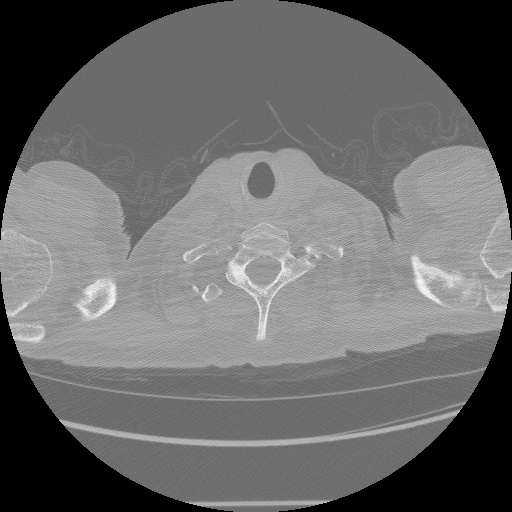
#> input picture sample-dataset/ID00007637202177411956430_0.jpg, 512 x 512 px; its folder holds 5 pictures in this run
$ jupyter execute 'Slice Preprocessing.ipynb'
#> lines starting #> are read from the running program, lines starting #| are printed output that depends on the picture
## Import Libraries

[cell 1]
import os
import re
import cv2
import numpy as np
import pandas as pd

import seaborn as sns
import matplotlib.pyplot as plt

## Slice Image Acquisition & Preprocessing

[cell 2]
def readSortedSlices(path):

    slices = []
    for s in os.listdir(path):
        slices.append(path + '/' + s)

    slices.sort(key = lambda s: int(s[s.find('_') + 1 : s.find('.')]))

    ID = slices[0][slices[0].find('/') + 1 : slices[0].find('_')]
    print('CT scan of Patient %s consists of %d slices.' % (ID, len(slices)))

    return (slices, ID)

[cell 3]
slices, PatientID = readSortedSlices('sample-dataset')

[cell 4]
def readImg(path):
    img = cv2.imread(path)
#> img is the input picture: shape (512, 512, 3); min 0, max 255, mean 104.9
    return cv2.cvtColor(img, cv2.COLOR_RGB2GRAY)

def getSliceImages(slices):

    return list(map(readImg, slices))
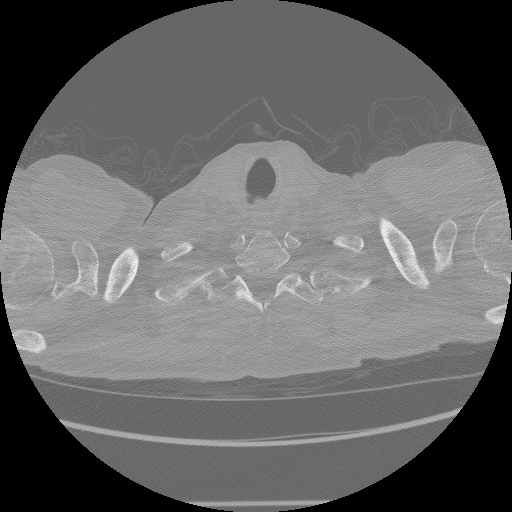
#> input picture sample-dataset/ID00007637202177411956430_1.jpg, 512 x 512 px
#> in readImg, img is the input picture: shape (512, 512, 3); min 0, max 255, mean 102.8
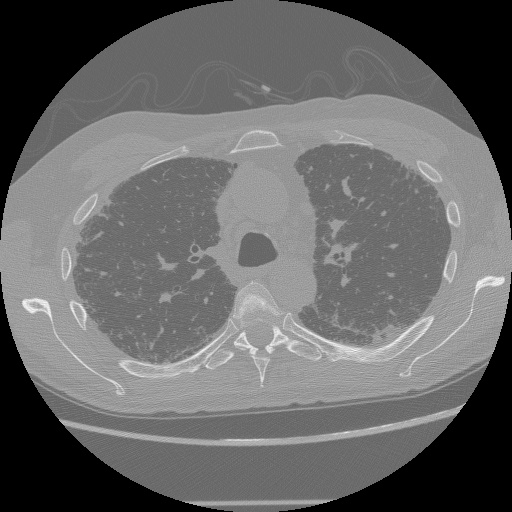
#> input picture sample-dataset/ID00007637202177411956430_10.jpg, 512 x 512 px
#> in readImg, img is the input picture: shape (512, 512, 3); min 0, max 255, mean 103.5
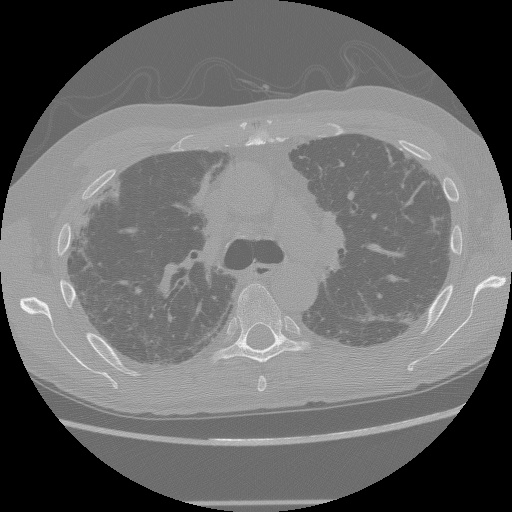
#> input picture sample-dataset/ID00007637202177411956430_11.jpg, 512 x 512 px
#> in readImg, img is the input picture: shape (512, 512, 3); min 0, max 255, mean 106.1
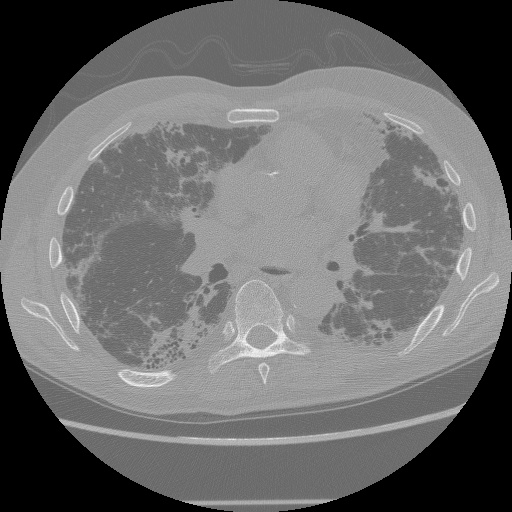
#> input picture sample-dataset/ID00007637202177411956430_16.jpg, 512 x 512 px
#> in readImg, img is the input picture: shape (512, 512, 3); min 0, max 254, mean 107.6

[cell 5]
sliceImgs = getSliceImages(slices)
#> sliceImgs = 5 items

[cell 6]
def showImages(slices, cols, ID):
#> called with cols = 3, ID = 'ID00007637202177411956430'
    sliceCount = len(slices)
#> sliceCount = 5
    rows = int(sliceCount / cols)
#> rows = 1

    fig, ax = plt.subplots(nrows = rows if sliceCount % cols == 0 else rows + 1 ,
                           ncols = cols,
                           figsize = (20, 50))
    counter = 0
    for i in range(rows):
        for j in range(cols):

            ax[i, j].imshow(slices[counter], cmap ='gray')
            ax[i,j].set_title('Slice %d' % (counter + 1))
            ax[i,j].axis('off')
            counter += 1
#> after the loop, counter = 3

    if (sliceCount / cols) != rows:
        for j in range(sliceCount % cols):
            ax[rows,j].imshow(slices[counter], cmap ='gray')
            ax[rows,j].set_title('Slice %d' % (counter + 1))
            ax[rows,j].axis('off')
            counter += 1
#> this loop made 2 passes
#> counter on passes 1 to 2: 4, 5
#> after the loop, counter = 5

    plt.show()

[cell 7]
showImages(sliceImgs, 3, PatientID)

[cell 8]
im = readImg('sample-dataset/ID00007637202177411956430_16.jpg')
plt.imshow(im, cmap='gray')

[cell 9]
plt.figure(figsize = (12, 6))

plt.title('Image Histogram')
plt.xlabel('Greyscale Intensity Values [0, 255]')
plt.ylabel('Frequency')
plt.hist(im.ravel(), bins=256)
plt.show()
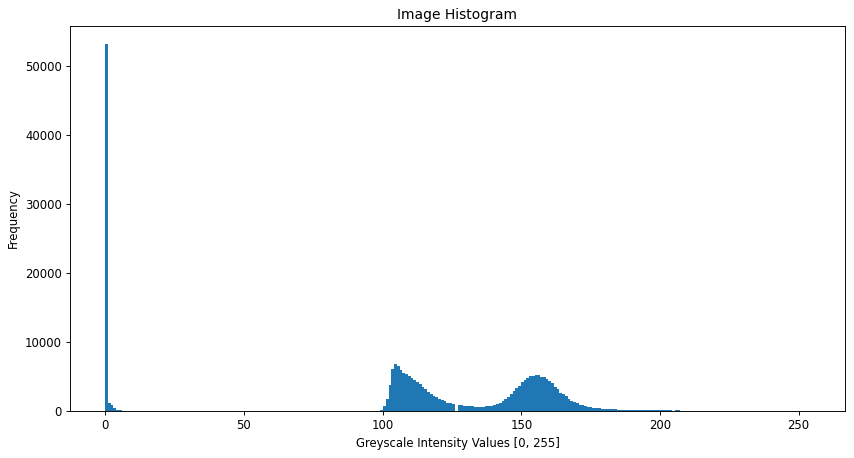
#> figure drawn by matplotlib, 1 panel; tallest bar 53209 high, from x = 0 to 0.992

[cell 10]
im[im < 0]
#> Out = empty array

[cell 11]
im[im > 255]
#> Out = empty array

## Statistical Parameters

[cell 12]
# Calculate the average intensity of the kth slice
mu_k = im.mean()
#> mu_k = 107.6
mu_k
#> Out = 107.6

[cell 13]
# Create a binary mask by thresholding with the average
bmask = cv2.threshold(im, mu_k, 255, cv2.THRESH_BINARY)
plt.figure(figsize=(15, 10))
plt.imshow(bmask[1], cmap='gray')
plt.title('Binary Image after Thresholding with the Mean')
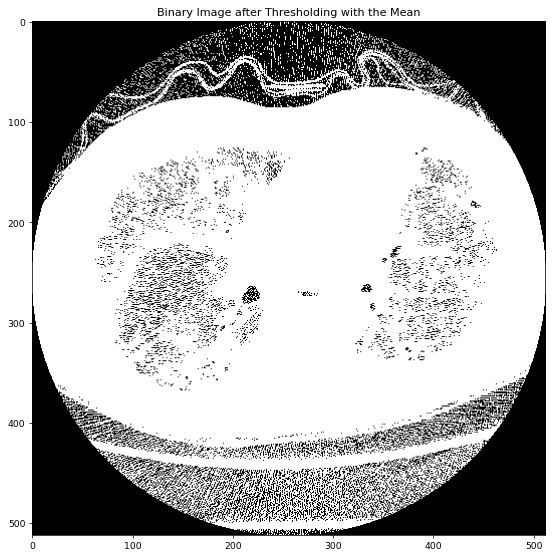
#> figure drawn by matplotlib, 1 panel

[cell 14]
plt.figure(figsize=(15, 10))
plt.imshow(bmask[1], cmap='gray')
plt.title('Binary Image after Thresholding with the Mean')

[cell 15]
plt.figure(figsize = (12, 6))

plt.title('Image Histogram of the Binary Mask')
plt.xlabel('Greyscale Intensity Values [0, 255]')
plt.ylabel('Frequency')
plt.hist(bmask[1].ravel(), bins=256)
plt.show()
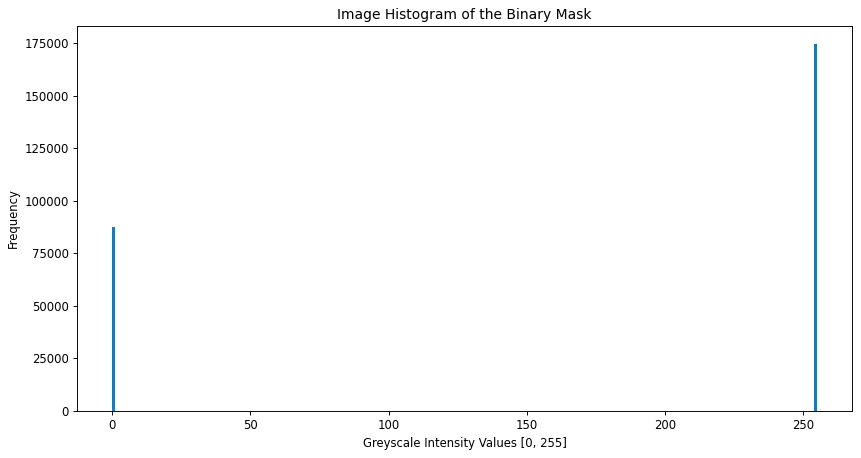
#> figure drawn by matplotlib, 1 panel; tallest bar 174524 high, from x = 254 to 255
